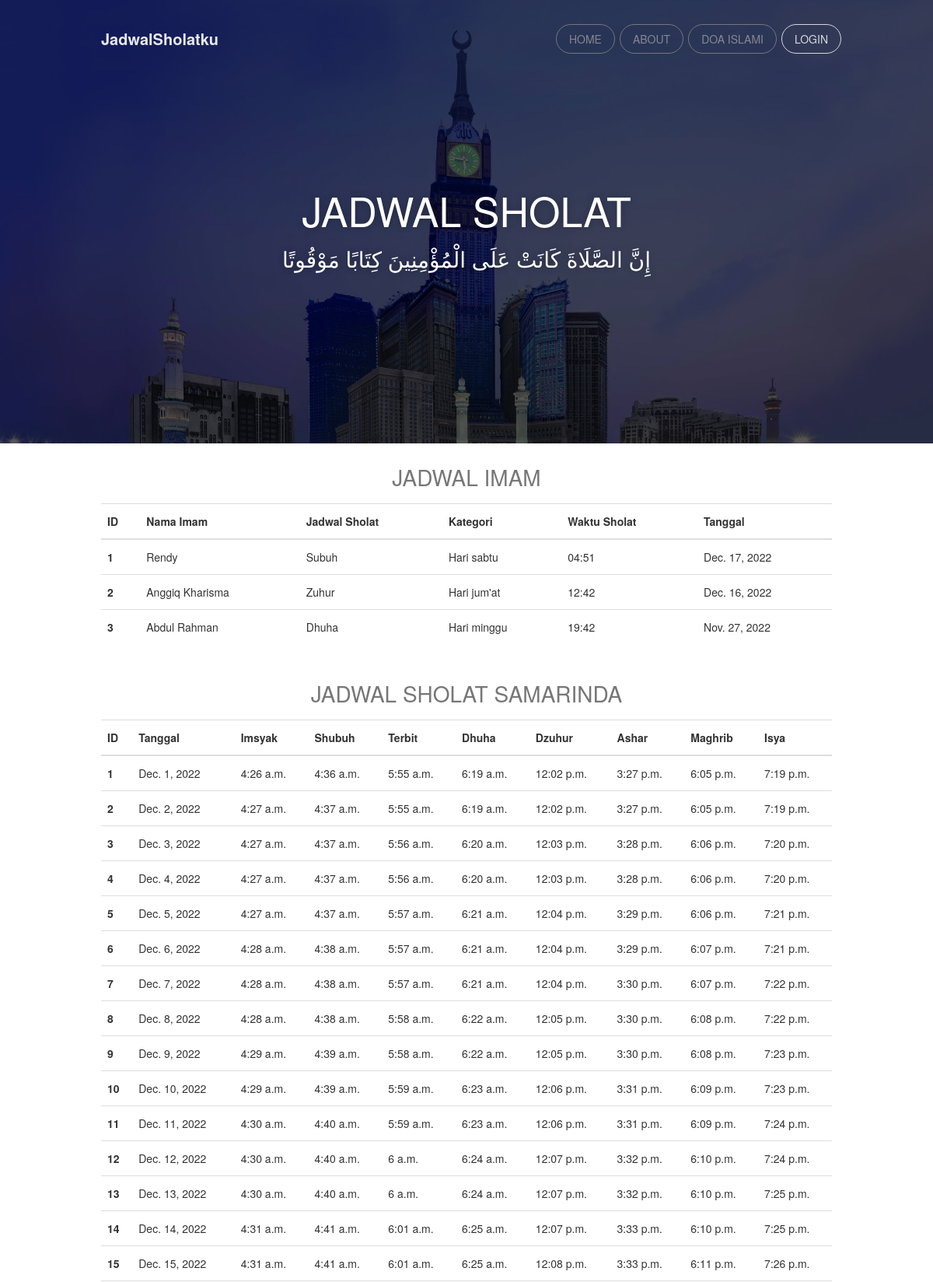
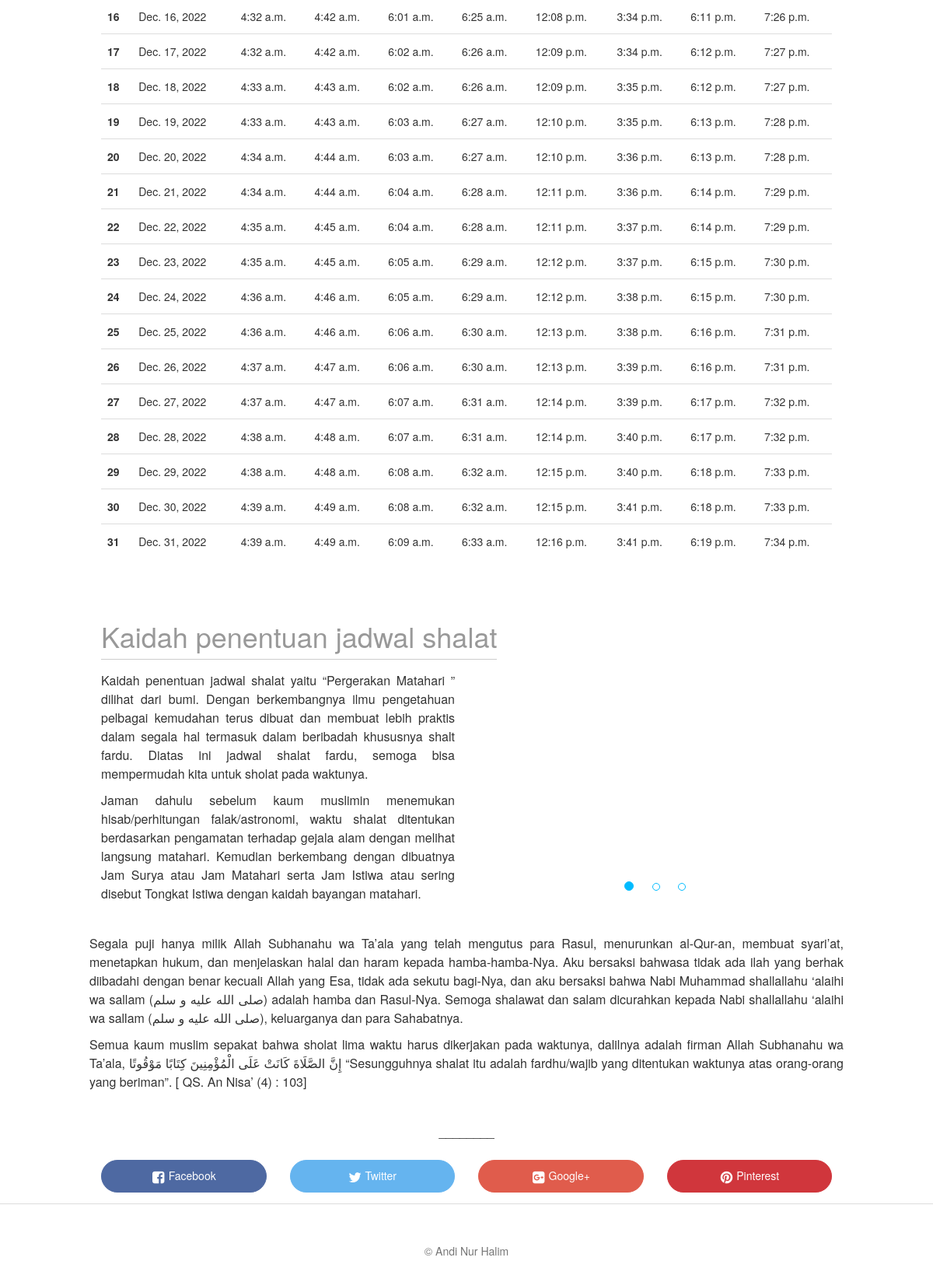
The page / on the database its author committed (2 pictures, top to bottom).
### blog/models.py (models this page shows, shortened)
class JadwalSholat(models.Model):
    nama = models.CharField(max_length=100, blank=True, null=True)
    jadwal = models.CharField(max_length=100, blank=True, null=True)
    kategori = models.ForeignKey(Kategori, on_delete=models.CASCADE, blank=True, null=True )
    waktu = models.CharField(max_length=30, blank=True, null=True)
    tanggal = models.DateField(True, blank=True, null=True)
    class Meta:
        ordering = ['-tanggal']
        verbose_name_plural = "JadwalSholat"

class Kategori(models.Model):
    nama = models.CharField(max_length=20)
    def __str__(self):
        return self.nama
    class Meta:
        verbose_name_plural = "Kategori"

class ApiJadwal(models.Model):
    tanggal = models.DateField(max_length=255, unique=True)
    imsyak = models.TimeField()
    shubuh = models.TimeField()
    terbit = models.TimeField()
    dhuha = models.TimeField()
    dzuhur = models.TimeField()
    ashr = models.TimeField()
    magrib = models.TimeField()
    isya = models.TimeField()

### jadwalsholat/views.py (the view)
# urls.py: path('', home, name='home'),
def home(request):
    template_name = 'front/home.html'
    jadwal_sholat = JadwalSholat.objects.all()
    api_jadwal = ApiJadwal.objects.all()
    context = {
        'title':'my home',
        'jadwal_sholat':jadwal_sholat,
        'api_jadwal': api_jadwal
    }
    return render(request, template_name, context)

### templates/front/home.html (shortened to what this page needs)
{% extends 'front/base.html' %}
{% load static %}
{% block content %}
<div class="wrapper">
    <div class="parallax filter-black">
        <div class="parallax-image">
            <img src="{% static 'front/img/makkah.jpeg' %}" alt="..." />
        </div>
        <div class="small-info">
            <h1>JADWAL SHOLAT</h1>
            <h3>إِنَّ الصَّلَاةَ كَانَتْ عَلَى الْمُؤْمِنِينَ كِتَابًا مَوْقُوتًا
                </h3>
        </div>
    </div>
    <div class="container">
    <table class="table caption-top">
        <caption>
          <center> <h3 text-align="center">JADWAL IMAM</center>
            </caption>
          <tr>
            <th scope="col">ID</th>
            <th scope="col">Nama Imam</th>
            <th scope="col">Jadwal Sholat</th>
            <th scope="col">Kategori</th>
            <th scope="col">Waktu Sholat</th>
            <th scope="col">Tanggal</th>
          </tr>
        <tbody>
            {% for jadwal in jadwal_sholat %}
          <tr>
            <th scope="row">{{ forloop.counter }}</th>
            <td>{{ jadwal.nama }}</td>
            <td>{{ jadwal.jadwal }}</td>
            <td>{{ jadwal.kategori }}</td>
            <td>{{ jadwal.waktu }}</td>
            <td>{{ jadwal.tanggal }}</td>
          </tr>
          {% endfor %}
        </tbody>
      </table>
    </div>
    <div class="container">
      <table class="table caption-top table-dark">
          <caption>
              <center> <h3 text-align="center">JADWAL SHOLAT SAMARINDA</center>
              </caption>
            <tr>
              <th scope="col">ID</th>
              <th scope="col">Tanggal</th>
              <th scope="col">Imsyak</th>
              <th scope="col">Shubuh</th>
              <th scope="col">Terbit</th>
              <th scope="col">Dhuha</th>
              <th scope="col">Dzuhur</th>
              <th scope="col">Ashar</th>
              <th scope="col">Maghrib</th>
              <th scope="col">Isya</th>
            </tr>
          <tbody>
              {% for z in api_jadwal %}
            <tr>
              <th scope="row">{{ forloop.counter }}</th>
              <td>{{ z.tanggal }}</td>
              <td>{{ z.imsyak }}</td>
              <td>{{ z.shubuh }}</td>
              <td>{{ z.terbit }}</td>
              <td>{{ z.dhuha }}</td>
              <td>{{ z.dzuhur }}</td>
              <td>{{ z.ashr }}</td>
              <td>{{ z.magrib }}</td>
              <td>{{ z.isya }}</td>
            </tr>
            {% endfor %}
          </tbody>
        </table>
      </div>
    <div class="section section-description">
           <div class="container">
               <h2 class="section-title class=">Kaidah penentuan jadwal shalat</h2>
               <div class="row">
                    <div class="col-md-6">
                       <p align="justify">Kaidah penentuan jadwal shalat yaitu “Pergerakan  Matahari ” dilihat dari bumi. Dengan berkembangnya ilmu pengetahuan pelbagai kemudahan terus dibuat dan membuat lebih praktis  dalam segala hal termasuk dalam beribadah khususnya shalt fardu. Diatas ini jadwal shalat fardu, semoga bisa mempermudah kita untuk sholat pada waktunya.</p>
                      <p align="justify">Jaman dahulu sebelum kaum muslimin menemukan hisab/perhitungan falak/astronomi, waktu shalat ditentukan berdasarkan pengamatan terhadap gejala alam dengan melihat langsung matahari. Kemudian berkembang dengan dibuatnya Jam Surya atau Jam Matahari   serta Jam Istiwa atau sering  disebut Tongkat Istiwa dengan kaidah bayangan matahari. </p>
                   </div>
                   <div class="col-md-6">
                        <div id="description-carousel" class="carousel fade" data-ride="carousel">
                              <div class="carousel-inner">
                                <div class="item active">
                                  <img src="{% static 'front/img/wau.jpeg' %}" alt="..." />
                                </div>
                              </div>
                              <ol class="carousel-indicators">
                                <li data-target="#description-carousel" data-slide-to="0" class="active"></li>
                                <li data-target="#description-carousel" data-slide-to="1"></li>
                                <li data-target="#description-carousel" data-slide-to="2"></li>
                              </ol>
                        </div>
                   </div>
                </div>
               </div>
           </div>
       </div>
        <div class="container">
            <div class="row" class="text-center">
                <p align="justify" >Segala puji hanya milik Allah Subhanahu wa Ta’ala yang telah mengutus para Rasul, menurunkan al-Qur-an, membuat syari’at, menetapkan hukum, dan menjelaskan halal dan haram kepada hamba-hamba-Nya. Aku bersaksi bahwasa tidak ada ilah yang berhak diibadahi dengan benar kecuali Allah yang Esa, tidak ada sekutu bagi-Nya, dan aku bersaksi bahwa Nabi Muhammad shallallahu ‘alaihi wa sallam (صلى الله عليه و سلم) adalah hamba dan Rasul-Nya. Semoga shalawat dan salam dicurahkan kepada Nabi shallallahu ‘alaihi wa sallam (صلى الله عليه و سلم), keluarganya dan para Sahabatnya.</p>
                <p align="justify" >Semua kaum muslim sepakat bahwa sholat lima waktu harus dikerjakan pada waktunya, dalilnya adalah firman Allah Subhanahu wa Ta’ala,
                    إِنَّ الصَّلَاةَ كَانَتْ عَلَى الْمُؤْمِنِينَ كِتَابًا مَوْقُوتًا
                    “Sesungguhnya shalat itu adalah fardhu/wajib yang ditentukan waktunya atas orang-orang yang beriman”. [ QS. An Nisa’ (4) : 103] </p>
            </div>
        </div>
        <div class="card-body">
        <div class="card-footer text-center">
            <p class="text-center">________</p>
        </div>
      </div>
     <div class="social-line">
         <div class="container">
            <div class="row">
                 <div class="col-md-3">
                     <a href="" class="btn btn-round btn-fill btn-social btn-facebook">
                         <i class="fa fa-facebook-square"></i> Facebook
                     </a>
                 </div>
                  <div class="col-md-3">
                     <a href="" class="btn btn-round btn-fill btn-social btn-twitter">
                         <i class="fa fa-twitter"></i> Twitter
                     </a>
                 </div>
                  <div class="col-md-3">
                     <a href="" class="btn btn-round btn-fill btn-social btn-google">
                         <i class="fa fa-google-plus-square"></i> Google+
                     </a>
                 </div>
                 <div class="col-md-3">
                     <a href="" class="btn btn-round btn-fill btn-social btn-pinterest">
                         <i class="fa fa-pinterest"></i> Pinterest
                     </a>
                 </div>
            </div>
         </div>
     </div>
    <footer class="footer footer-big">
            <div class="copyright">
                &copy; Andi Nur Halim
            </div>
    </footer>
{% endblock content %}

### static/front/css/examples.css (style rules this page uses)
.section-title { font-weight: 300; display: inline-block; padding-bottom: 10px; border-bottom: 1px solid #CCCCCC; color: #999; }
.parallax { width: 100%; height: 570px; overflow: hidden; display: block; }
.parallax .small-info { color: #FFFFFF; text-shadow: 0 0 10px rgba(0, 0, 0, 0.27); top: 37%; position: absolute; text-align: center; width: 100%; z-index: 2; }
.parallax .small-info h3 { max-width: 790px; margin: 0 auto; line-height: 1.4; }
.parallax .parallax-image img { width: 100%; position: relative; }
.filter-black { position: relative; }
.filter-black:after { position: absolute; left: 0; top: 0; width: 100%; height: 100%; display: block; z-index: 1; background-color: rgba(0, 0, 0, 0.66); content: ""; }
.about-us .container, .contact-us .container, .pricing .container, .blog-page .container, .ecommerce .container, .home .container, .product-page .container, .blog-post .container { max-width: 970px; }
.home .social-line { border-bottom: 1px solid #dddddd; }
.home .carousel-indicators { bottom: 0; }
.home .carousel-indicators li { margin: 1px 10px; border-color: #00bbff; }
.home .carousel-indicators .active { background-color: #00bbff; }
.home .carousel-inner > .item > img, .home .carousel-inner > .item > a > img { display: block; margin: 0 auto; height: auto; border-radius: 10px; }
.home .carousel.fade { opacity: 1; }
.home .carousel.fade .item { -moz-transition: opacity ease-in-out .7s; -o-transition: opacity ease-in-out .7s; -webkit-transition: opacity ease-in-out .7s; transition: opacity ease-in-out .7s; left: 0 !important; opacity: 0; top: 0; position: absolute; width: 100%; display: block !important; z-index: 1; }
.home .carousel.fade .item:first-child { top: auto; position: relative; }
.home .carousel.fade .item.active { opacity: 1; -moz-transition: opacity ease-in-out .7s; -o-transition: opacity ease-in-out .7s; -webkit-transition: opacity ease-in-out .7s; transition: opacity ease-in-out .7s; z-index: 2; }

### rows shown on the page
JadwalSholat: nama "Rendy", jadwal "Subuh", kategori "Hari sabtu", waktu "04:51", tanggal "Dec. 17, 2022"
JadwalSholat: nama "Anggiq Kharisma", jadwal "Zuhur", kategori "Hari jum'at", waktu "12:42", tanggal "Dec. 16, 2022"
JadwalSholat: nama "Abdul Rahman", jadwal "Dhuha", kategori "Hari minggu", waktu "19:42", tanggal "Nov. 27, 2022"
ApiJadwal: tanggal "Dec. 1, 2022", imsyak "4:26 a.m.", shubuh "4:36 a.m.", terbit "5:55 a.m.", dhuha "6:19 a.m.", dzuhur "12:02 p.m.", ashr "3:27 p.m.", magrib "6:05 p.m.", isya "7:19 p.m."
ApiJadwal: tanggal "Dec. 2, 2022", imsyak "4:27 a.m.", shubuh "4:37 a.m.", terbit "5:55 a.m.", dhuha "6:19 a.m.", dzuhur "12:02 p.m.", ashr "3:27 p.m.", magrib "6:05 p.m.", isya "7:19 p.m."
ApiJadwal: tanggal "Dec. 3, 2022", imsyak "4:27 a.m.", shubuh "4:37 a.m.", terbit "5:56 a.m.", dhuha "6:20 a.m.", dzuhur "12:03 p.m.", ashr "3:28 p.m.", magrib "6:06 p.m.", isya "7:20 p.m."
ApiJadwal: tanggal "Dec. 4, 2022", imsyak "4:27 a.m.", shubuh "4:37 a.m.", terbit "5:56 a.m.", dhuha "6:20 a.m.", dzuhur "12:03 p.m.", ashr "3:28 p.m.", magrib "6:06 p.m.", isya "7:20 p.m."
ApiJadwal: tanggal "Dec. 5, 2022", imsyak "4:27 a.m.", shubuh "4:37 a.m.", terbit "5:57 a.m.", dhuha "6:21 a.m.", dzuhur "12:04 p.m.", ashr "3:29 p.m.", magrib "6:06 p.m.", isya "7:21 p.m."
ApiJadwal: tanggal "Dec. 6, 2022", imsyak "4:28 a.m.", shubuh "4:38 a.m.", terbit "5:57 a.m.", dhuha "6:21 a.m.", dzuhur "12:04 p.m.", ashr "3:29 p.m.", magrib "6:07 p.m.", isya "7:21 p.m."
ApiJadwal: tanggal "Dec. 7, 2022", imsyak "4:28 a.m.", shubuh "4:38 a.m.", terbit "5:57 a.m.", dhuha "6:21 a.m.", dzuhur "12:04 p.m.", ashr "3:30 p.m.", magrib "6:07 p.m.", isya "7:22 p.m."
ApiJadwal: tanggal "Dec. 8, 2022", imsyak "4:28 a.m.", shubuh "4:38 a.m.", terbit "5:58 a.m.", dhuha "6:22 a.m.", dzuhur "12:05 p.m.", ashr "3:30 p.m.", magrib "6:08 p.m.", isya "7:22 p.m."
ApiJadwal: tanggal "Dec. 9, 2022", imsyak "4:29 a.m.", shubuh "4:39 a.m.", terbit "5:58 a.m.", dhuha "6:22 a.m.", dzuhur "12:05 p.m.", ashr "3:30 p.m.", magrib "6:08 p.m.", isya "7:23 p.m."
ApiJadwal: tanggal "Dec. 10, 2022", imsyak "4:29 a.m.", shubuh "4:39 a.m.", terbit "5:59 a.m.", dhuha "6:23 a.m.", dzuhur "12:06 p.m.", ashr "3:31 p.m.", magrib "6:09 p.m.", isya "7:23 p.m."
ApiJadwal: tanggal "Dec. 11, 2022", imsyak "4:30 a.m.", shubuh "4:40 a.m.", terbit "5:59 a.m.", dhuha "6:23 a.m.", dzuhur "12:06 p.m.", ashr "3:31 p.m.", magrib "6:09 p.m.", isya "7:24 p.m."
ApiJadwal: tanggal "Dec. 12, 2022", imsyak "4:30 a.m.", shubuh "4:40 a.m.", terbit "6 a.m.", dhuha "6:24 a.m.", dzuhur "12:07 p.m.", ashr "3:32 p.m.", magrib "6:10 p.m.", isya "7:24 p.m."
ApiJadwal: tanggal "Dec. 13, 2022", imsyak "4:30 a.m.", shubuh "4:40 a.m.", terbit "6 a.m.", dhuha "6:24 a.m.", dzuhur "12:07 p.m.", ashr "3:32 p.m.", magrib "6:10 p.m.", isya "7:25 p.m."
ApiJadwal: tanggal "Dec. 14, 2022", imsyak "4:31 a.m.", shubuh "4:41 a.m.", terbit "6:01 a.m.", dhuha "6:25 a.m.", dzuhur "12:07 p.m.", ashr "3:33 p.m.", magrib "6:10 p.m.", isya "7:25 p.m."
ApiJadwal: tanggal "Dec. 15, 2022", imsyak "4:31 a.m.", shubuh "4:41 a.m.", terbit "6:01 a.m.", dhuha "6:25 a.m.", dzuhur "12:08 p.m.", ashr "3:33 p.m.", magrib "6:11 p.m.", isya "7:26 p.m."
ApiJadwal: tanggal "Dec. 16, 2022", imsyak "4:32 a.m.", shubuh "4:42 a.m.", terbit "6:01 a.m.", dhuha "6:25 a.m.", dzuhur "12:08 p.m.", ashr "3:34 p.m.", magrib "6:11 p.m.", isya "7:26 p.m."
ApiJadwal: tanggal "Dec. 17, 2022", imsyak "4:32 a.m.", shubuh "4:42 a.m.", terbit "6:02 a.m.", dhuha "6:26 a.m.", dzuhur "12:09 p.m.", ashr "3:34 p.m.", magrib "6:12 p.m.", isya "7:27 p.m."
ApiJadwal: tanggal "Dec. 18, 2022", imsyak "4:33 a.m.", shubuh "4:43 a.m.", terbit "6:02 a.m.", dhuha "6:26 a.m.", dzuhur "12:09 p.m.", ashr "3:35 p.m.", magrib "6:12 p.m.", isya "7:27 p.m."
ApiJadwal: tanggal "Dec. 19, 2022", imsyak "4:33 a.m.", shubuh "4:43 a.m.", terbit "6:03 a.m.", dhuha "6:27 a.m.", dzuhur "12:10 p.m.", ashr "3:35 p.m.", magrib "6:13 p.m.", isya "7:28 p.m."
ApiJadwal: tanggal "Dec. 20, 2022", imsyak "4:34 a.m.", shubuh "4:44 a.m.", terbit "6:03 a.m.", dhuha "6:27 a.m.", dzuhur "12:10 p.m.", ashr "3:36 p.m.", magrib "6:13 p.m.", isya "7:28 p.m."
ApiJadwal: tanggal "Dec. 21, 2022", imsyak "4:34 a.m.", shubuh "4:44 a.m.", terbit "6:04 a.m.", dhuha "6:28 a.m.", dzuhur "12:11 p.m.", ashr "3:36 p.m.", magrib "6:14 p.m.", isya "7:29 p.m."
ApiJadwal: tanggal "Dec. 22, 2022", imsyak "4:35 a.m.", shubuh "4:45 a.m.", terbit "6:04 a.m.", dhuha "6:28 a.m.", dzuhur "12:11 p.m.", ashr "3:37 p.m.", magrib "6:14 p.m.", isya "7:29 p.m."
ApiJadwal: tanggal "Dec. 23, 2022", imsyak "4:35 a.m.", shubuh "4:45 a.m.", terbit "6:05 a.m.", dhuha "6:29 a.m.", dzuhur "12:12 p.m.", ashr "3:37 p.m.", magrib "6:15 p.m.", isya "7:30 p.m."
ApiJadwal: tanggal "Dec. 24, 2022", imsyak "4:36 a.m.", shubuh "4:46 a.m.", terbit "6:05 a.m.", dhuha "6:29 a.m.", dzuhur "12:12 p.m.", ashr "3:38 p.m.", magrib "6:15 p.m.", isya "7:30 p.m."
ApiJadwal: tanggal "Dec. 25, 2022", imsyak "4:36 a.m.", shubuh "4:46 a.m.", terbit "6:06 a.m.", dhuha "6:30 a.m.", dzuhur "12:13 p.m.", ashr "3:38 p.m.", magrib "6:16 p.m.", isya "7:31 p.m."
ApiJadwal: tanggal "Dec. 26, 2022", imsyak "4:37 a.m.", shubuh "4:47 a.m.", terbit "6:06 a.m.", dhuha "6:30 a.m.", dzuhur "12:13 p.m.", ashr "3:39 p.m.", magrib "6:16 p.m.", isya "7:31 p.m."
ApiJadwal: tanggal "Dec. 27, 2022", imsyak "4:37 a.m.", shubuh "4:47 a.m.", terbit "6:07 a.m.", dhuha "6:31 a.m.", dzuhur "12:14 p.m.", ashr "3:39 p.m.", magrib "6:17 p.m.", isya "7:32 p.m."
ApiJadwal: tanggal "Dec. 28, 2022", imsyak "4:38 a.m.", shubuh "4:48 a.m.", terbit "6:07 a.m.", dhuha "6:31 a.m.", dzuhur "12:14 p.m.", ashr "3:40 p.m.", magrib "6:17 p.m.", isya "7:32 p.m."
ApiJadwal: tanggal "Dec. 29, 2022", imsyak "4:38 a.m.", shubuh "4:48 a.m.", terbit "6:08 a.m.", dhuha "6:32 a.m.", dzuhur "12:15 p.m.", ashr "3:40 p.m.", magrib "6:18 p.m.", isya "7:33 p.m."
ApiJadwal: tanggal "Dec. 30, 2022", imsyak "4:39 a.m.", shubuh "4:49 a.m.", terbit "6:08 a.m.", dhuha "6:32 a.m.", dzuhur "12:15 p.m.", ashr "3:41 p.m.", magrib "6:18 p.m.", isya "7:33 p.m."
ApiJadwal: tanggal "Dec. 31, 2022", imsyak "4:39 a.m.", shubuh "4:49 a.m.", terbit "6:09 a.m.", dhuha "6:33 a.m.", dzuhur "12:16 p.m.", ashr "3:41 p.m.", magrib "6:19 p.m.", isya "7:34 p.m."
